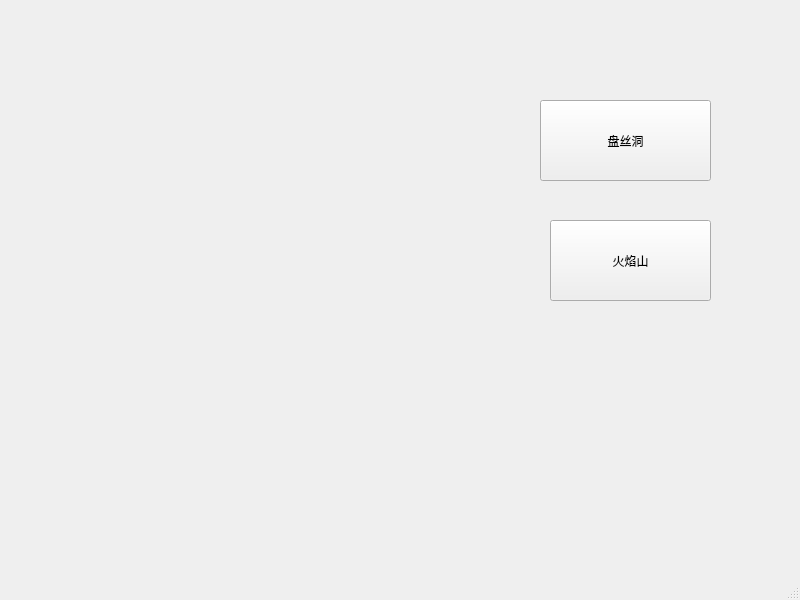
<?xml version="1.0" encoding="UTF-8"?>
<ui version="4.0">
 <class>Begingame</class>
 <widget class="QMainWindow" name="Begingame">
  <property name="geometry">
   <rect>
    <x>0</x>
    <y>0</y>
    <width>800</width>
    <height>600</height>
   </rect>
  </property>
  <property name="windowTitle">
   <string>MainWindow</string>
  </property>
  <widget class="QWidget" name="centralwidget">
   <widget class="QPushButton" name="pushButton">
    <property name="geometry">
     <rect>
      <x>550</x>
      <y>220</y>
      <width>161</width>
      <height>81</height>
     </rect>
    </property>
    <property name="styleSheet">
     <string notr="true">font: 26pt &quot;楷体&quot;;
border-image: url(:/images/button.png);</string>
    </property>
    <property name="text">
     <string>火焰山</string>
    </property>
   </widget>
   <widget class="QPushButton" name="pushButton_2">
    <property name="geometry">
     <rect>
      <x>540</x>
      <y>100</y>
      <width>171</width>
      <height>81</height>
     </rect>
    </property>
    <property name="styleSheet">
     <string notr="true">font: 26pt &quot;楷体&quot;;
border-image: url(:/images/button.png);</string>
    </property>
    <property name="text">
     <string>盘丝洞</string>
    </property>
   </widget>
  </widget>
  <widget class="QMenuBar" name="menubar">
   <property name="geometry">
    <rect>
     <x>0</x>
     <y>0</y>
     <width>800</width>
     <height>23</height>
    </rect>
   </property>
  </widget>
  <widget class="QStatusBar" name="statusbar"/>
 </widget>
 <resources/>
 <connections/>
</ui>
